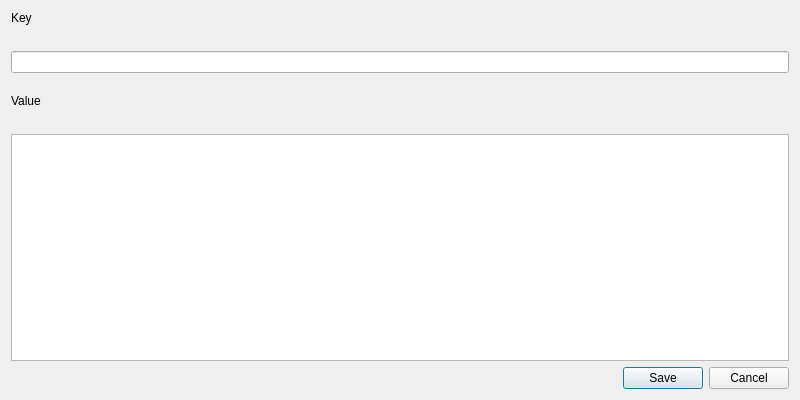
<?xml version="1.0" encoding="UTF-8"?>
<ui version="4.0">
    <class>KevaAddKeyDialog</class>
    <widget class="QDialog" name="KevaAddKeyDialog">
        <property name="geometry">
            <rect>
                <x>0</x>
                <y>0</y>
                <width>800</width>
                <height>400</height>
            </rect>
        </property>
        <property name="windowTitle">
            <string notr="true">Add New Key-Value Pair</string>
        </property>
        <layout class="QVBoxLayout" name="verticalLayout">
            <item>
                <layout class="QGridLayout" name="gridKeyLableLayout">
                    <item column="1">
                        <widget class="QLabel" name="keyLable">
                            <property name="text">
                                <string>Key</string>
                            </property>
                            <property name="alignment">
                                <set>Qt::AlignLeft</set>
                            </property>
                        </widget>
                    </item>
                    <item column="2">
                        <widget class="QLabel" name="keyCounter">
                            <property name="text">
                                <string/>
                            </property>
                            <property name="alignment">
                                <set>Qt::AlignRight</set>
                            </property>
                        </widget>
                    </item>
                </layout>
            </item>
            <item>
                <widget class="QLineEdit" name="keyText">
                    <property name="toolTip">
                        <string>New key</string>
                    </property>
                </widget>
            </item>
            <item>
                <spacer name="horizontalSpacer">
                    <property name="orientation">
                        <enum>Qt::Horizontal</enum>
                    </property>
                    <property name="sizeHint" stdset="0">
                        <size>
                            <width>40</width>
                            <height>15</height>
                        </size>
                    </property>
                </spacer>
            </item>
            <item>
                <layout class="QGridLayout" name="gridValueLableLayout">
                    <item column="1">
                        <widget class="QLabel" name="valueLabel">
                            <property name="text">
                                <string>Value</string>
                            </property>
                            <property name="alignment">
                                <set>Qt::AlignLeft</set>
                            </property>
                        </widget>
                    </item>
                    <item column="2">
                        <widget class="QLabel" name="valueCounter">
                            <property name="text">
                                <string/>
                            </property>
                            <property name="alignment">
                                <set>Qt::AlignRight</set>
                            </property>
                        </widget>
                    </item>
                </layout>
            </item>
            <item>
                <widget class="QPlainTextEdit" name="valueText">
                    <property name="toolTip">
                        <string>New value</string>
                    </property>
                </widget>
            </item>
            <item>
                <widget class="QDialogButtonBox" name="buttonBox">
                    <property name="orientation">
                        <enum>Qt::Horizontal</enum>
                    </property>
                    <property name="standardButtons">
                        <set>QDialogButtonBox::Cancel|QDialogButtonBox::Save</set>
                    </property>
                </widget>
            </item>
        </layout>
    </widget>
    <resources/>
</ui>
